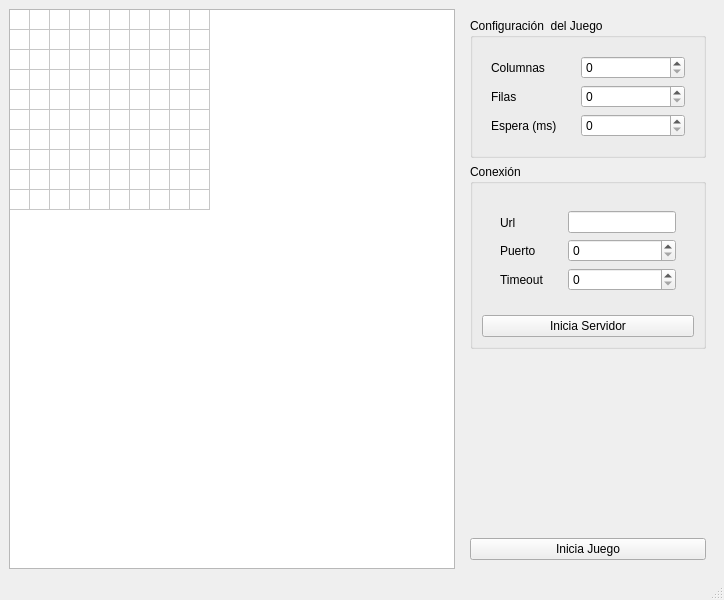
<?xml version="1.0" encoding="UTF-8"?>
<ui version="4.0">
 <class>MainWindow</class>
 <widget class="QMainWindow" name="MainWindow">
  <property name="geometry">
   <rect>
    <x>0</x>
    <y>0</y>
    <width>724</width>
    <height>600</height>
   </rect>
  </property>
  <property name="windowTitle">
   <string>MainWindow</string>
  </property>
  <widget class="QWidget" name="centralwidget">
   <layout class="QGridLayout" name="gridLayout">
    <item row="0" column="0">
     <widget class="QTableWidget" name="TablaServidor">
      <property name="rowCount">
       <number>10</number>
      </property>
      <property name="columnCount">
       <number>10</number>
      </property>
      <attribute name="horizontalHeaderVisible">
       <bool>false</bool>
      </attribute>
      <attribute name="horizontalHeaderDefaultSectionSize">
       <number>20</number>
      </attribute>
      <attribute name="horizontalHeaderMinimumSectionSize">
       <number>1</number>
      </attribute>
      <attribute name="verticalHeaderVisible">
       <bool>false</bool>
      </attribute>
      <attribute name="verticalHeaderDefaultSectionSize">
       <number>20</number>
      </attribute>
      <attribute name="verticalHeaderMinimumSectionSize">
       <number>1</number>
      </attribute>
      <row/>
      <row/>
      <row/>
      <row/>
      <row/>
      <row/>
      <row/>
      <row/>
      <row/>
      <row/>
      <column/>
      <column/>
      <column/>
      <column/>
      <column/>
      <column/>
      <column/>
      <column/>
      <column/>
      <column/>
     </widget>
    </item>
    <item row="0" column="1">
     <widget class="QWidget" name="widget" native="true">
      <property name="sizePolicy">
       <sizepolicy hsizetype="Fixed" vsizetype="Preferred">
        <horstretch>0</horstretch>
        <verstretch>0</verstretch>
       </sizepolicy>
      </property>
      <layout class="QVBoxLayout" name="verticalLayout">
       <item>
        <widget class="QGroupBox" name="Configuracion">
         <property name="title">
          <string>Configuración  del Juego</string>
         </property>
         <layout class="QHBoxLayout" name="horizontalLayout">
          <item>
           <widget class="QWidget" name="widget_2" native="true">
            <layout class="QVBoxLayout" name="verticalLayout_2">
             <item>
              <widget class="QLabel" name="label">
               <property name="text">
                <string>Columnas</string>
               </property>
              </widget>
             </item>
             <item>
              <widget class="QLabel" name="label_2">
               <property name="text">
                <string>Filas</string>
               </property>
              </widget>
             </item>
             <item>
              <widget class="QLabel" name="label_3">
               <property name="text">
                <string>Espera (ms)</string>
               </property>
              </widget>
             </item>
            </layout>
           </widget>
          </item>
          <item>
           <widget class="QWidget" name="widget_3" native="true">
            <property name="sizePolicy">
             <sizepolicy hsizetype="Expanding" vsizetype="Preferred">
              <horstretch>0</horstretch>
              <verstretch>0</verstretch>
             </sizepolicy>
            </property>
            <layout class="QVBoxLayout" name="verticalLayout_3">
             <item>
              <widget class="QSpinBox" name="spinBox"/>
             </item>
             <item>
              <widget class="QSpinBox" name="spinBox_2"/>
             </item>
             <item>
              <widget class="QSpinBox" name="spinBox_3"/>
             </item>
            </layout>
           </widget>
          </item>
         </layout>
        </widget>
       </item>
       <item>
        <widget class="QGroupBox" name="groupBox">
         <property name="title">
          <string>Conexión</string>
         </property>
         <layout class="QVBoxLayout" name="verticalLayout_6">
          <item>
           <widget class="QWidget" name="widget_6" native="true">
            <layout class="QHBoxLayout" name="horizontalLayout_3">
             <item>
              <widget class="QWidget" name="widget_4" native="true">
               <layout class="QVBoxLayout" name="verticalLayout_4">
                <item>
                 <widget class="QLabel" name="label_4">
                  <property name="text">
                   <string>Url</string>
                  </property>
                 </widget>
                </item>
                <item>
                 <widget class="QLabel" name="label_5">
                  <property name="text">
                   <string>Puerto</string>
                  </property>
                 </widget>
                </item>
                <item>
                 <widget class="QLabel" name="label_6">
                  <property name="text">
                   <string>Timeout</string>
                  </property>
                 </widget>
                </item>
               </layout>
              </widget>
             </item>
             <item>
              <widget class="QWidget" name="widget_5" native="true">
               <layout class="QVBoxLayout" name="verticalLayout_5">
                <item>
                 <widget class="QLineEdit" name="lineEdit"/>
                </item>
                <item>
                 <widget class="QSpinBox" name="spinBox_4"/>
                </item>
                <item>
                 <widget class="QSpinBox" name="spinBox_5"/>
                </item>
               </layout>
              </widget>
             </item>
            </layout>
           </widget>
          </item>
          <item>
           <widget class="QPushButton" name="pushButton">
            <property name="text">
             <string>Inicia Servidor</string>
            </property>
           </widget>
          </item>
         </layout>
        </widget>
       </item>
       <item>
        <spacer name="verticalSpacer">
         <property name="orientation">
          <enum>Qt::Vertical</enum>
         </property>
         <property name="sizeHint" stdset="0">
          <size>
           <width>40</width>
           <height>40</height>
          </size>
         </property>
        </spacer>
       </item>
       <item>
        <widget class="QPushButton" name="pushButton_2">
         <property name="text">
          <string>Inicia Juego</string>
         </property>
        </widget>
       </item>
      </layout>
     </widget>
    </item>
   </layout>
  </widget>
  <widget class="QMenuBar" name="menubar">
   <property name="geometry">
    <rect>
     <x>0</x>
     <y>0</y>
     <width>724</width>
     <height>22</height>
    </rect>
   </property>
  </widget>
  <widget class="QStatusBar" name="statusbar"/>
 </widget>
 <resources/>
 <connections/>
</ui>
